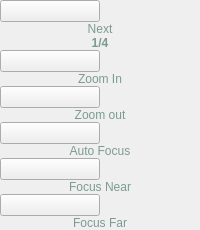
         <widget class="QWidget" name="page_13">
          <layout class="QVBoxLayout" name="verticalLayout_3">
           <property name="spacing">
            <number>0</number>
           </property>
           <property name="leftMargin">
            <number>0</number>
           </property>
           <property name="topMargin">
            <number>0</number>
           </property>
           <property name="rightMargin">
            <number>0</number>
           </property>
           <property name="bottomMargin">
            <number>0</number>
           </property>
           <item>
            <widget class="QPushButton" name="daysight_bt_next_1">
             <property name="sizePolicy">
              <sizepolicy hsizetype="Minimum" vsizetype="Expanding">
               <horstretch>0</horstretch>
               <verstretch>0</verstretch>
              </sizepolicy>
             </property>
             <property name="maximumSize">
              <size>
               <width>100</width>
               <height>16777215</height>
              </size>
             </property>
             <property name="text">
              <string/>
             </property>
            </widget>
           </item>
           <item>
            <widget class="QLabel" name="label_7">
             <property name="sizePolicy">
              <sizepolicy hsizetype="Preferred" vsizetype="Preferred">
               <horstretch>0</horstretch>
               <verstretch>0</verstretch>
              </sizepolicy>
             </property>
             <property name="styleSheet">
              <string notr="true">color: rgb(123, 154, 147);
</string>
             </property>
             <property name="text">
              <string>Next</string>
             </property>
             <property name="alignment">
              <set>Qt::AlignCenter</set>
             </property>
            </widget>
           </item>
           <item>
            <widget class="QLabel" name="label_8">
             <property name="font">
              <font>
               <weight>75</weight>
               <bold>true</bold>
              </font>
             </property>
             <property name="styleSheet">
              <string notr="true">color: rgb(123, 154, 147);</string>
             </property>
             <property name="text">
              <string>1/4</string>
             </property>
             <property name="alignment">
              <set>Qt::AlignCenter</set>
             </property>
            </widget>
           </item>
           <item>
            <widget class="QPushButton" name="bt_zoom_in">
             <property name="sizePolicy">
              <sizepolicy hsizetype="Minimum" vsizetype="Expanding">
               <horstretch>200</horstretch>
               <verstretch>0</verstretch>
              </sizepolicy>
             </property>
             <property name="maximumSize">
              <size>
               <width>100</width>
               <height>16777215</height>
              </size>
             </property>
             <property name="text">
              <string/>
             </property>
            </widget>
           </item>
           <item>
            <widget class="QLabel" name="label_9">
             <property name="styleSheet">
              <string notr="true">color: rgb(123, 154, 147);</string>
             </property>
             <property name="text">
              <string>Zoom In</string>
             </property>
             <property name="alignment">
              <set>Qt::AlignCenter</set>
             </property>
            </widget>
           </item>
           <item>
            <widget class="QPushButton" name="bt_zoom_out">
             <property name="sizePolicy">
              <sizepolicy hsizetype="Minimum" vsizetype="Expanding">
               <horstretch>0</horstretch>
               <verstretch>0</verstretch>
              </sizepolicy>
             </property>
             <property name="maximumSize">
              <size>
               <width>100</width>
               <height>16777215</height>
              </size>
             </property>
             <property name="text">
              <string/>
             </property>
            </widget>
           </item>
           <item>
            <widget class="QLabel" name="label_10">
             <property name="styleSheet">
              <string notr="true">color: rgb(123, 154, 147);</string>
             </property>
             <property name="text">
              <string>Zoom out</string>
             </property>
             <property name="alignment">
              <set>Qt::AlignCenter</set>
             </property>
            </widget>
           </item>
           <item>
            <widget class="QPushButton" name="bt_auto_focus">
             <property name="sizePolicy">
              <sizepolicy hsizetype="Minimum" vsizetype="Expanding">
               <horstretch>0</horstretch>
               <verstretch>0</verstretch>
              </sizepolicy>
             </property>
             <property name="maximumSize">
              <size>
               <width>100</width>
               <height>16777215</height>
              </size>
             </property>
             <property name="text">
              <string/>
             </property>
            </widget>
           </item>
           <item>
            <widget class="QLabel" name="label_11">
             <property name="styleSheet">
              <string notr="true">color: rgb(123, 154, 147);</string>
             </property>
             <property name="text">
              <string>Auto Focus</string>
             </property>
             <property name="alignment">
              <set>Qt::AlignCenter</set>
             </property>
            </widget>
           </item>
           <item>
            <widget class="QPushButton" name="bt_focus_near">
             <property name="sizePolicy">
              <sizepolicy hsizetype="Minimum" vsizetype="Expanding">
               <horstretch>0</horstretch>
               <verstretch>0</verstretch>
              </sizepolicy>
             </property>
             <property name="maximumSize">
              <size>
               <width>100</width>
               <height>16777215</height>
              </size>
             </property>
             <property name="text">
              <string/>
             </property>
            </widget>
           </item>
           <item>
            <widget class="QLabel" name="label_12">
             <property name="styleSheet">
              <string notr="true">color: rgb(123, 154, 147);</string>
             </property>
             <property name="text">
              <string>Focus Near</string>
             </property>
             <property name="alignment">
              <set>Qt::AlignCenter</set>
             </property>
            </widget>
           </item>
           <item>
            <widget class="QPushButton" name="bt_focus_far">
             <property name="sizePolicy">
              <sizepolicy hsizetype="Minimum" vsizetype="Expanding">
               <horstretch>0</horstretch>
               <verstretch>0</verstretch>
              </sizepolicy>
             </property>
             <property name="maximumSize">
              <size>
               <width>100</width>
               <height>16777215</height>
              </size>
             </property>
             <property name="text">
              <string/>
             </property>
            </widget>
           </item>
           <item>
            <widget class="QLabel" name="label_13">
             <property name="styleSheet">
              <string notr="true">color: rgb(123, 154, 147);</string>
             </property>
             <property name="text">
              <string>Focus Far</string>
             </property>
             <property name="alignment">
              <set>Qt::AlignCenter</set>
             </property>
            </widget>
           </item>
          </layout>
         </widget>
